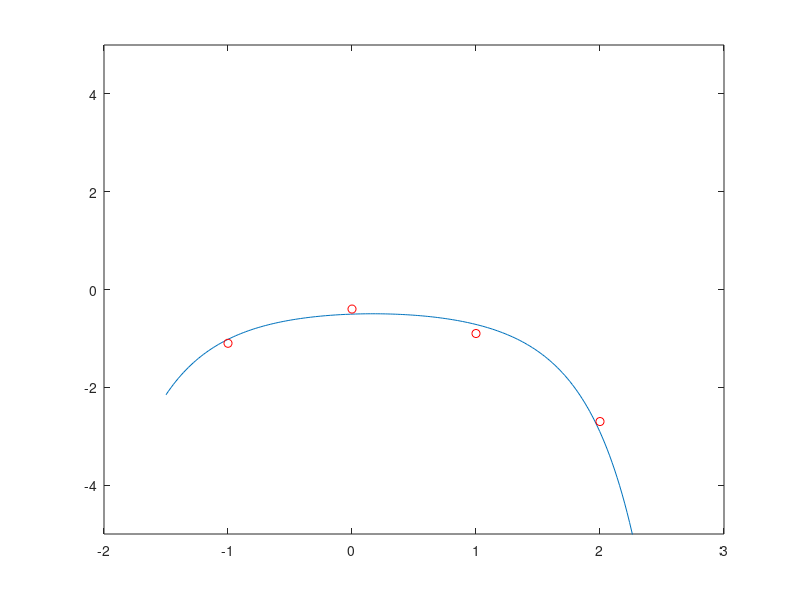

Source code (MATLAB):
addpath(pwd)

x = [-1, 0, 1, 2];
y = [-1.1, -0.4, -0.9, -2.7];

lny = log(-y);
P = polyfit(x, lny, 2)
xp = linspace(-1.5, 2.5, 200);
yp = polyval(P, xp);
z = -exp(yp);
plot(xp, z)
hold on
for i=[1:length(x)]
    plot(x(i), y(i), 'r-o')
    hold on
endfor
ylim([-5 5])
pause